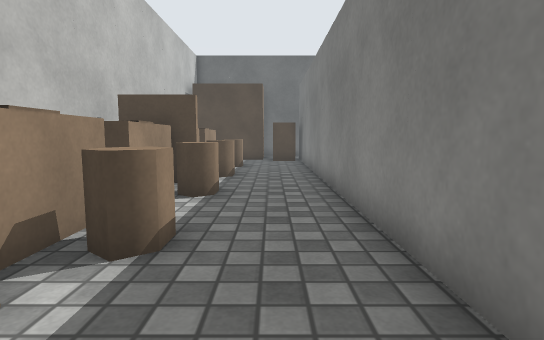
view 1 (above)

16 first-person views from a walk through a Unity game level. The camera is 0.62 m above the floor, tilts 6° down and sees 80° across. The floor is counted in squares, 0.5 m on a side. Each view is taken from the middle of a square. On the plan, view 1 faces up. The plan holds only what a view shows up to about 14 squares ahead; the rest is blank. Surface patterns are stand-ins for the level's own textures.

view 2
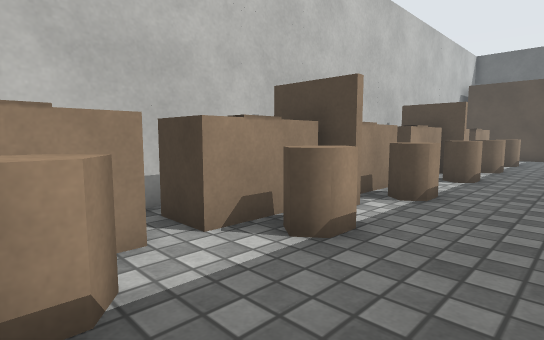

view 3
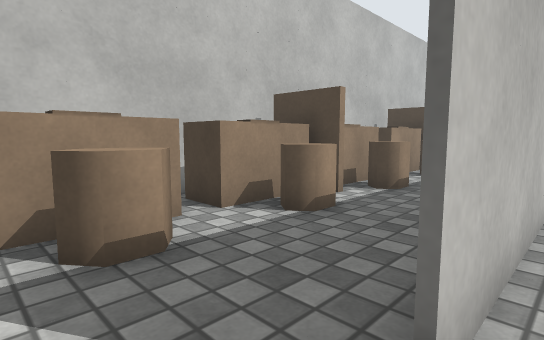

view 4
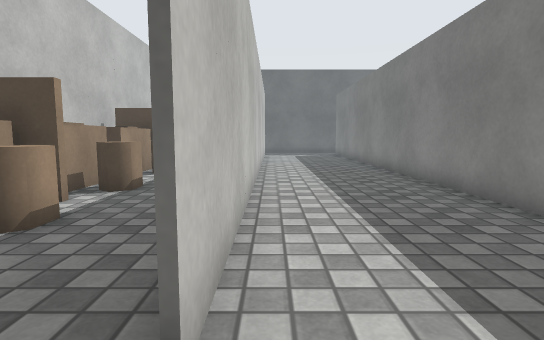

view 5
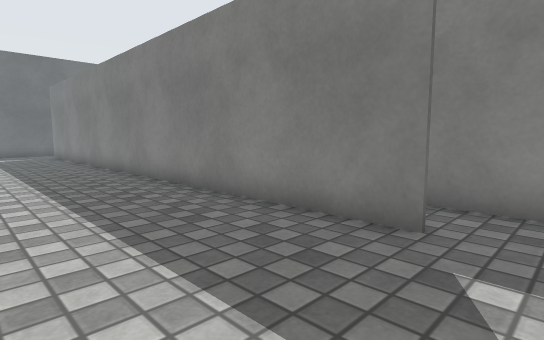

view 6
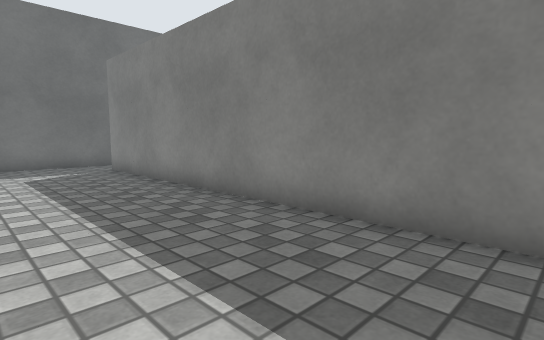

view 7
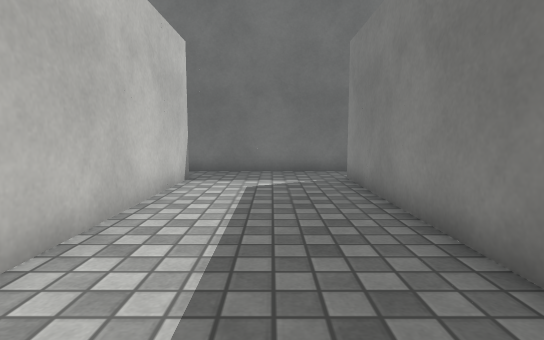

view 8
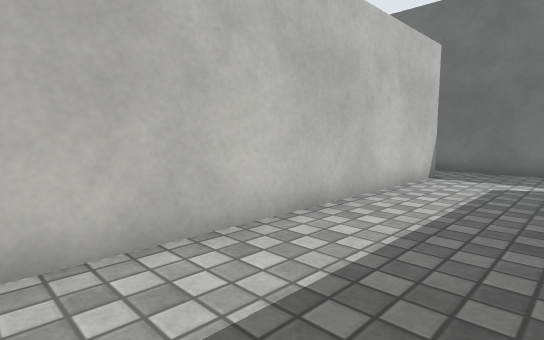

view 9
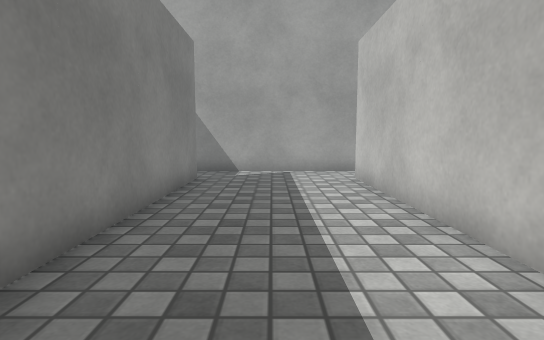

view 10
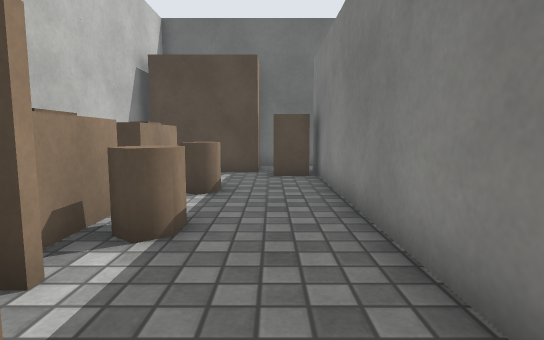

view 11
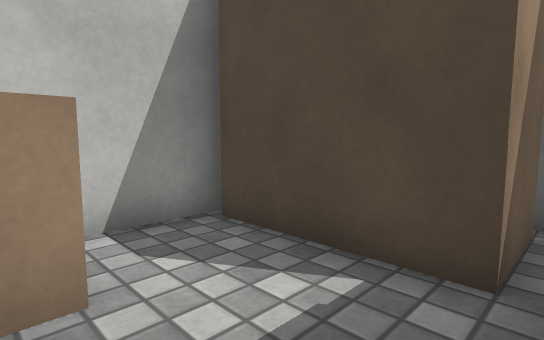

view 12
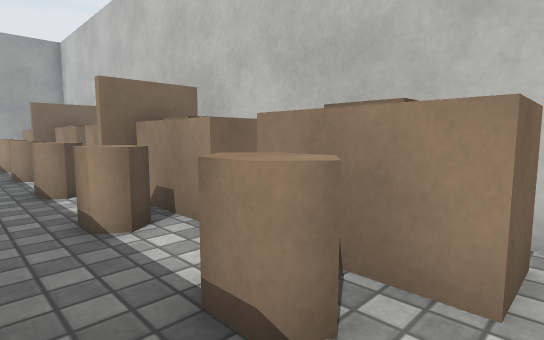

view 13
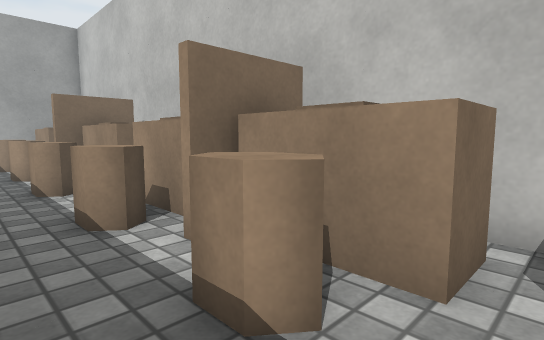

view 14
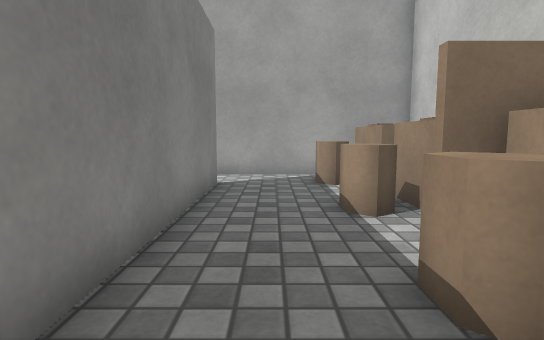

view 15
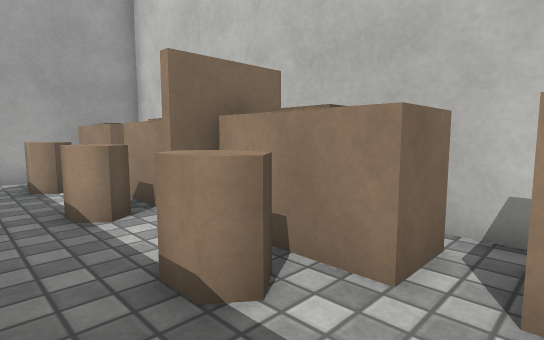

view 16
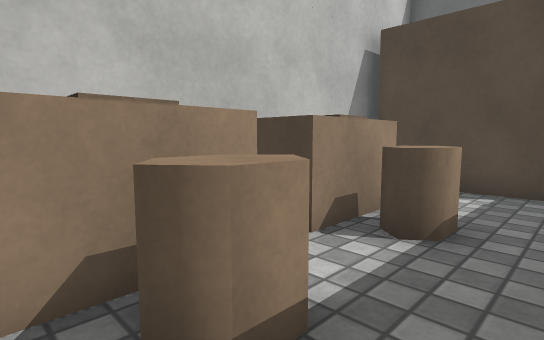

### Floor plan
Key: @ floor where view 1 was taken; # wall or solid block; x gap in a wall; . floor; ^ raised ledge.
Columns run from 5 left of view 1 to 8 right of it. Each row starts with its distance up from view 1.
 20     #########
 19     #.......
 18     #.......
 17 #######....#
 16 #....##....#
 15 #.....#....#
 14 #^^#..#....#
 13 #^^^..#....#
 12 ##^...#....#
 11 ##^#..#....#
 10  ^^^^.#....#
  9  #^x..#....#
  8  #^x..#....#
  7  ^^^^.#....#
  6 # ^...#....#
  5 ##^...#....#
  4 # ^^^.#....#
  3   ^#..#....#
  2  ###..#....#
  1  ^^^#.#....#
  0 #^^^#@#....#
 -1 ##^...#....#
 -2 # ^#..#....#.#
 -3 # ^^^........#
 -4   ^..........#
 -5  #############

Positions as (right, up) in squares from view 1, and headings:
1: (0, 0), facing up
2: (1, -3), facing up-left
3: (2, -4), facing up-left
4: (2, -4), facing up
5: (2, -4), facing up-right
6: (2, 5), facing up-right
7: (4, 8), facing up
8: (5, 7), facing up-left
9: (4, 7), facing down
10: (0, 6), facing up
11: (0, 14), facing up-left
12: (0, 15), facing down-left
13: (0, 12), facing down-left
14: (0, 6), facing down
15: (0, 6), facing down-left
16: (0, 9), facing up-left
